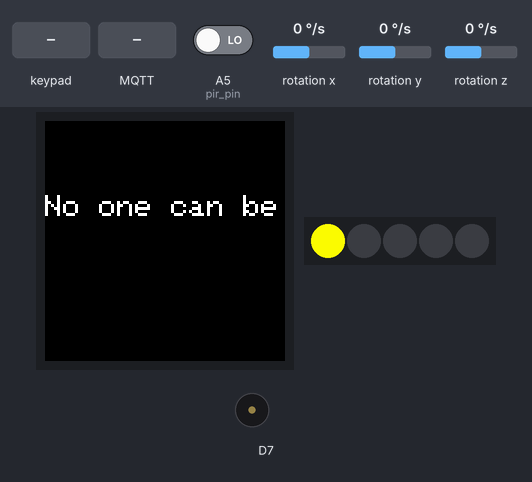
The sketch below on a simulated Arduino MKR. Shown: 240×240 colour display, 5 RGB LEDs in strip order, left to right, buzzer (waves = sounding). The test bench sets the inputs (shaded band); at power-on: A5 (pir_pin) LOW, rotation x 0 °/s, rotation y 0 °/s, rotation z 0 °/s. WiFi joins after 1.5 s; servers stay silent unless stated; no MQTT or app messages arrive unless stated; what the sketch prints to the serial monitor is not drawn.

Above: at 5.9 s.
6.0 s: A5 (pir_pin) driven HIGH
At 19.1 s:
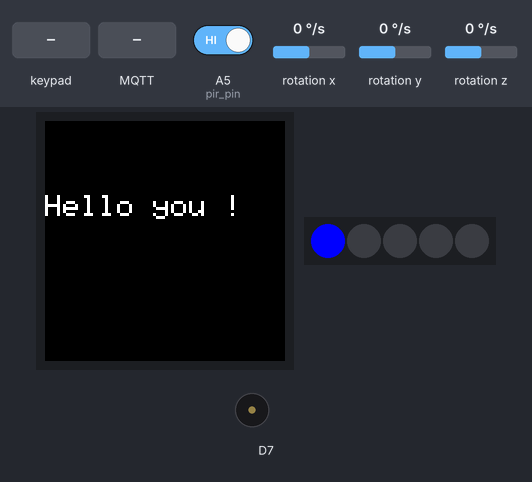
20.0 s: key '0' pressed
34.0 s: keypad keys 2 4 1 3 4 pressed 1.5 s apart
At 35.05 s:
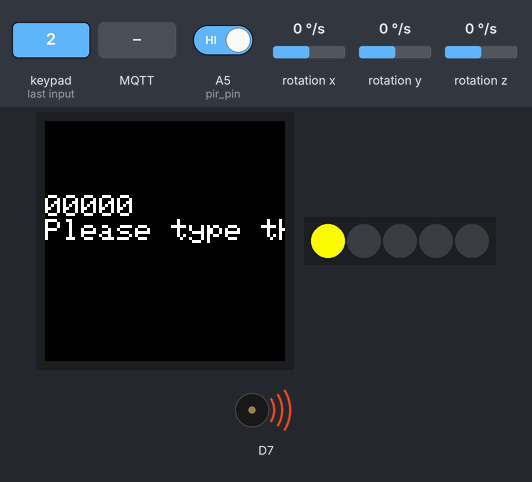
At 49.8 s:
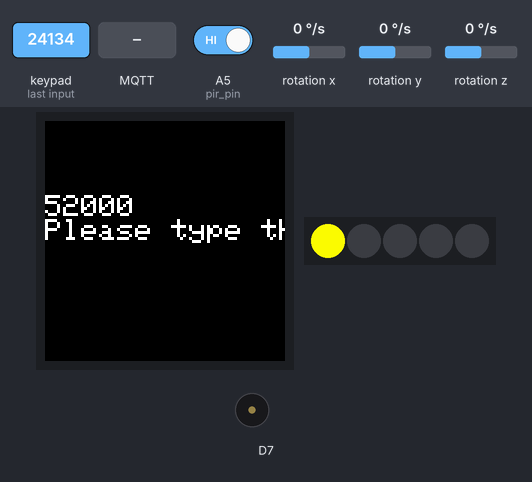
50.1 s: MQTT message "1" arrives on the first subscribed topic
63.5 s: MQTT message "on" arrives on the first subscribed topic
Timing chart, 0 to 104.1 s (numbered marks = the images above; inputs shaded):
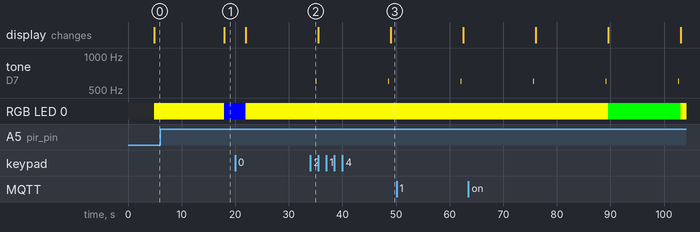

The sketch:

mini_project_ibm.ino
```cpp
#include <WiFiNINA.h>
#include <ArduinoMqttClient.h>
#include <ArduinoJson.h>
#include <PubSubClient.h>
#include <Arduino_MKRIoTCarrier.h>
#include "property.h"
MKRIoTCarrier carrier;

char ssid[] = SECRET_SSID;
char pass[] = SECRET_PASS;
int WiFistatus = WL_IDLE_STATUS;

const int pir_pin = A5;
bool pir_state = LOW;
bool door_state = false;
bool password = false;
bool greeting = true;
int num_person = 0;
int password_code[] = {2, 4, 1, 3, 4};
int password_empty[] = {0, 0, 0, 0, 0};
int standby[] = {0, 0, 0, 0, 0};
int index_value = 0;

float gyro_x;
float gyro_y;
float gyro_z;

uint32_t colorRed = carrier.leds.Color(0, 255, 0);
uint32_t colorBlue = carrier.leds.Color(0, 0, 255);
uint32_t colorGreen = carrier.leds.Color(255, 0, 0);
uint32_t colorOrange = carrier.leds.Color(240, 240, 0);
uint32_t colorOff = carrier.leds.Color(0,0,0);

String message_door = "The door is being open !";
String message_someone = "Hello you !";
String message_checkin = "The person just looked inside..";
String message_someone_inside = "Someone is staying inside !";
String message_code = "Please type the password. Wait for buzz";
String message_welcome = "Welcome to the room !";
String message_wrong_code = "Wrong password";
String message_no_one = "No one can be seen..";
String message = "";

void callback(char* topic, byte* payload, unsigned int length);
WiFiClient wifiClient;
PubSubClient mqtt(MQTT_HOST, MQTT_PORT, callback, wifiClient);

StaticJsonDocument<100> jsonDoc;
JsonObject payload = jsonDoc.to<JsonObject>();
JsonObject status = payload.createNestedObject("d");
static char msg[100];

void callback(char* topic, byte* payload, unsigned int length) {
  Serial.print("Message arrived [");
  Serial.print(topic);
  Serial.print("] : ");
  payload[length] = 0;
  Serial.println((char *)payload);
}

void setup() {
  Serial.begin(9600);
  while(!Serial);
  pinMode(pir_pin, INPUT);
  CARRIER_CASE = false;
  carrier.begin();
  while (WiFistatus != WL_CONNECTED) {
    Serial.print("Attempting to connect to network: ");
    Serial.println(ssid);
    WiFistatus = WiFi.begin(ssid, pass);
    delay(3000);
  }
  if (mqtt.connect(MQTT_DEVICEID, MQTT_USER, MQTT_TOKEN)) {
    Serial.println("MQTT Connected");
    mqtt.subscribe(MQTT_TOPIC_DISPLAY);
  } else {
    Serial.println("MQTT Failed to connect!");
  }
}
void loop() {
  mqtt.loop();
  while (!mqtt.connected()) {
    Serial.print("Attempting MQTT connection...");
    // Attempt to connect
    if (mqtt.connect(MQTT_DEVICEID, MQTT_USER, MQTT_TOKEN)) {
      Serial.println("MQTT Connected");
      mqtt.subscribe(MQTT_TOPIC_DISPLAY);
      mqtt.loop();
    } else {
      Serial.println("MQTT Failed to connect!");
      delay(5000);
    }
  }
  carrier.Buttons.update();
  if (pir_state == LOW) {
    pir_state = digitalRead(pir_pin);
  }
  carrier.IMUmodule.readGyroscope(gyro_x, gyro_y, gyro_z);
  input_code();
  background();
  Serial.println(pir_state);
  if (pir_state == HIGH) {
    if (greeting) {
      message_display(colorBlue, message_someone, false);
      message = message_someone;
      num_person++;
      delay(1000);
      greeting = false;
    }
    if (array_equal(password_empty, password_code) & index_value >= 4 ) {
      background();
      message_display(colorGreen, message_welcome, false);
      message = message_welcome;
      password = true;
      if (carrier.Buttons.getTouch(TOUCH0)) {
       background();
       memset(password_empty, 0, sizeof(password_empty));
       index_value = 0;
       password = false;
     }
    } else if (index_value >= 4 & !password) {
       background();
       message_display(colorRed, message_wrong_code, false);
       message = message_wrong_code;
       memset(password_empty, 0, sizeof(password_empty));
       index_value = 0;
    } else if (gyro_x < 0 & gyro_y < 0 & !door_state) {
        background();
        door_state = true;
        message_display(colorRed, message_door, false);
        message = message_door;
    } else if (door_state) {
        delay(6000);
        Serial.print("Time elapse: ");
        if (gyro_x < 0 & gyro_y < 0) {
          background();
          message_display(colorRed, message_someone_inside, false);
          message = message_someone_inside;
          buzzer_alarm();
        } else {
          background();
          message_display(colorGreen, message_checkin, false);
          message = message_checkin;
        }
        door_state = false;
    } else {
        background();
        message_display(colorOrange, message_code, true);
        message = message_code;
    }
  } else {
    background();
    message_display(colorOrange, message_no_one, false);
    message = message_no_one;
  }
  //status["message"] = message;
  status["door_state"] = door_state;
  status["someone_detected"] = pir_state;
  status["gyroscope_x"] = gyro_x;
  status["num_person"] = num_person;
  serializeJson(jsonDoc, msg, 100);
  Serial.println(msg);
  delay(10000);
  if (!mqtt.publish(MQTT_TOPIC, msg)) {
    Serial.println("MQTT Publish failed");
  }
}

void message_display(uint32_t color, String message, bool sInput) {
  if (sInput) {
    for(int i = 0; i < 5; i++)
    {
      carrier.display.print(password_empty[i]);
    }
    carrier.display.println("");
  }
  carrier.display.println(message);
  carrier.leds.fill((color), 0, 1);
  carrier.leds.show();
  delay(3000);
}
void background() {
  carrier.display.fillScreen(ST77XX_BLACK);
  carrier.display.setCursor(10, 50);
  carrier.display.setTextSize(3);
  carrier.display.println("");
  carrier.leds.fill((colorOff), 0, 1);
  carrier.leds.show();
}
void buzzer_alarm() {
  for (int j = 0; j < 2; j++) {
    for (int i = 200; i < 1500; i += 10) {
      carrier.Buzzer.sound(i);
      delay(6);
    }
    for (int k = 1500; k < 200; k -= 10) {
      carrier.Buzzer.sound(k);
      delay(3);
    }
  }
  carrier.Buzzer.noSound();
}
void input_code() {
  for (int i = 0; i < sizeof(password_empty); i++) {
   if (password_empty[i] == 0) {
    index_value = i;
    break;
   }
  }
  if (carrier.Buttons.getTouch(TOUCH0)) {
    password_empty[index_value] = 5;
    mini_buzz();
    delay(300);
  }
  else if (carrier.Buttons.getTouch(TOUCH1)) {
    password_empty[index_value] = 1;
    mini_buzz();
    delay(300);
  }
  else if (carrier.Buttons.getTouch(TOUCH2)) {
    password_empty[index_value] = 2;
    mini_buzz();
    delay(300);
  }
  else if (carrier.Buttons.getTouch(TOUCH3)) {
    password_empty[index_value] = 3;
    mini_buzz();
    delay(300);
  }
  else if (carrier.Buttons.getTouch(TOUCH4)) {
    password_empty[index_value] = 4;
    mini_buzz();
    delay(300);
  }
}
bool array_equal(int array1[], int array2[]) {
  for (int i = 0; i < sizeof(array1); i++) {
    if (array1[i] != array2[i]) {
      return false;
    }
  }
  return true;
}
void mini_buzz() {
  carrier.Buzzer.sound(600);
  delay(100);
  carrier.Buzzer.noSound();
}
```

property.h
```cpp
#define MQTT_HOST "uy76go.messaging.internetofthings.ibmcloud.com"
#define MQTT_PORT 1883
#define MQTT_DEVICEID "d:uy76go:mkr1010:7c9ebd6d9b8c"
#define MQTT_USER "use-token-auth"
#define MQTT_TOKEN "mkr1010_7c9ebd6d9b8c"
#define MQTT_TOPIC "iot-2/evt/status/fmt/json"
#define MQTT_TOPIC_DISPLAY "iot-2/cmd/display/fmt/json"

#define SECRET_SSID "SKYPFRDI"
#define SECRET_PASS "HUjS4wzYBi6i"
#define WL_IDLE_STATUS 1
```

Measured:
- after the input at 6.0 s, RGB LED 0: RGB(240, 240, 0) → RGB(0, 0, 255) after 11.9 s; the display: changes after 11.9 s (image 1)
- after the input at 34.0 s, the display: first differs from a run without the input after 15.0 s (image 3)
- by itself, tone on D7: alternates 600 Hz for 0.10 s and silent for 13.4 s
